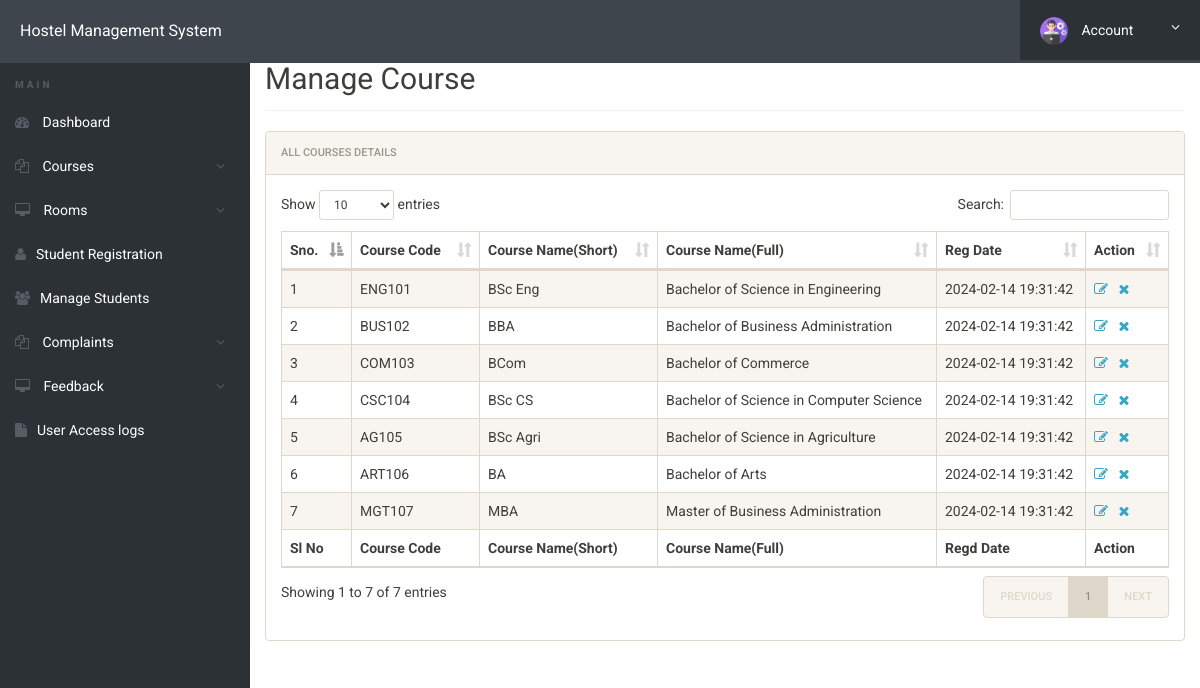
Page /hostel/admin/manage-courses.php (signed in) on the committed database.
### tables this page shows
CREATE TABLE `courses` (
  `id` int(11) NOT NULL,
  `course_code` varchar(255) DEFAULT NULL,
  `course_sn` varchar(255) DEFAULT NULL,
  `course_fn` varchar(255) DEFAULT NULL,
  `posting_date` timestamp NULL DEFAULT current_timestamp()
);

### hostel/admin/manage-courses.php (the view, shortened to what this page needs)
<?php
include('includes/config.php');
?>
<!doctype html>
<html lang="en" class="no-js">
<head>
	<link rel="stylesheet" href="css/font-awesome.min.css">
	<link rel="stylesheet" href="css/bootstrap.min.css">
	<link rel="stylesheet" href="css/dataTables.bootstrap.min.css">
	<link rel="stylesheet" href="css/bootstrap-social.css">
	<link rel="stylesheet" href="css/bootstrap-select.css">
	<link rel="stylesheet" href="css/fileinput.min.css">
	<link rel="stylesheet" href="css/awesome-bootstrap-checkbox.css">
	<link rel="stylesheet" href="css/style.css">
</head>
<body>
	<?php include('includes/header.php');?>
	<div class="ts-main-content">
			<?php include('includes/sidebar.php');?>
		<div class="content-wrapper">
			<div class="container-fluid">
				<div class="row">
					<div class="col-md-12">
						<h2 class="page-title" style="margin-top:4%">Manage Course</h2>
						<div class="panel panel-default">
							<div class="panel-heading">All Courses Details</div>
							<div class="panel-body">
								<table id="zctb" class="display table table-striped table-bordered table-hover" cellspacing="0" width="100%">
									<thead>
										<tr>
											<th>Sno.</th>
											<th>Course Code</th>
											<th>Course Name(Short)</th>
											<th>Course Name(Full)</th>
											<th>Reg Date </th>
											<th>Action</th>
										</tr>
									</thead>
									<tfoot>
										<tr>
											<th>Sl No</th>
											<th>Course Code</th>
											<th>Course Name(Short)</th>
											<th>Course Name(Full)</th>
											<th>Regd Date</th>
											<th>Action</th>										</tr>
									</tfoot>
									<tbody>
<?php
$ret="select * from courses";
$stmt= $mysqli->prepare($ret) ;
$stmt->execute() ;
$res=$stmt->get_result();
$cnt=1;
while($row=$res->fetch_object())
	  {
	  	?>
<tr><td><?php echo $cnt;;?></td>
<td><?php echo $row->course_code;?></td>
<td><?php echo $row->course_sn;?></td>
<td><?php echo $row->course_fn;?></td>
<td><?php echo $row->posting_date;?></td>
<td><a href="edit-course.php?id=<?php echo $row->id;?>"><i class="fa fa-edit"></i></a>&nbsp;&nbsp;
<a href="manage-courses.php?del=<?php echo $row->id;?>" onclick="return confirm("Do you want to delete");"><i class="fa fa-close"></i></a></td>
										</tr>
									<?php
$cnt=$cnt+1;
									 } ?>
									</tbody>
								</table>
							</div>
						</div>
					</div>
				</div>
			</div>
		</div>
	</div>
</body>
</html>

### hostel/admin/css/style.css (style rules this page uses)
html { font-size: 14px; }
@media only screen and (min-width: 480px) { html { font-size: 17px; } }
@media only screen and (min-width: 768px) { html { font-size: 14px; } }
body { font-size: 1em; }
a { color: #37a6c4; }
.panel { overflow: hidden; }
.page-title { padding-bottom: 15px; margin-bottom: 20px; border-bottom: 1px solid #f0f0f0; }
.ts-main-content .content-wrapper { padding-top: 15px; margin-top: 10px; }
@media only screen and (min-width: 992px) { .ts-main-content .content-wrapper { margin-left: 250px; } }

### rows in the picture
courses: course_code "ENG101", course_sn "BSc Eng", course_fn "Bachelor of Science in Engineering", posting_date "2024-02-14 19:31:42"
courses: course_code "BUS102", course_sn "BBA", course_fn "Bachelor of Business Administration", posting_date "2024-02-14 19:31:42"
courses: course_code "COM103", course_sn "BCom", course_fn "Bachelor of Commerce", posting_date "2024-02-14 19:31:42"
courses: course_code "CSC104", course_sn "BSc CS", course_fn "Bachelor of Science in Computer Science", posting_date "2024-02-14 19:31:42"
courses: course_code "AG105", course_sn "BSc Agri", course_fn "Bachelor of Science in Agriculture", posting_date "2024-02-14 19:31:42"
courses: course_code "ART106", course_sn "BA", course_fn "Bachelor of Arts", posting_date "2024-02-14 19:31:42"
courses: course_code "MGT107", course_sn "MBA", course_fn "Master of Business Administration", posting_date "2024-02-14 19:31:42"
